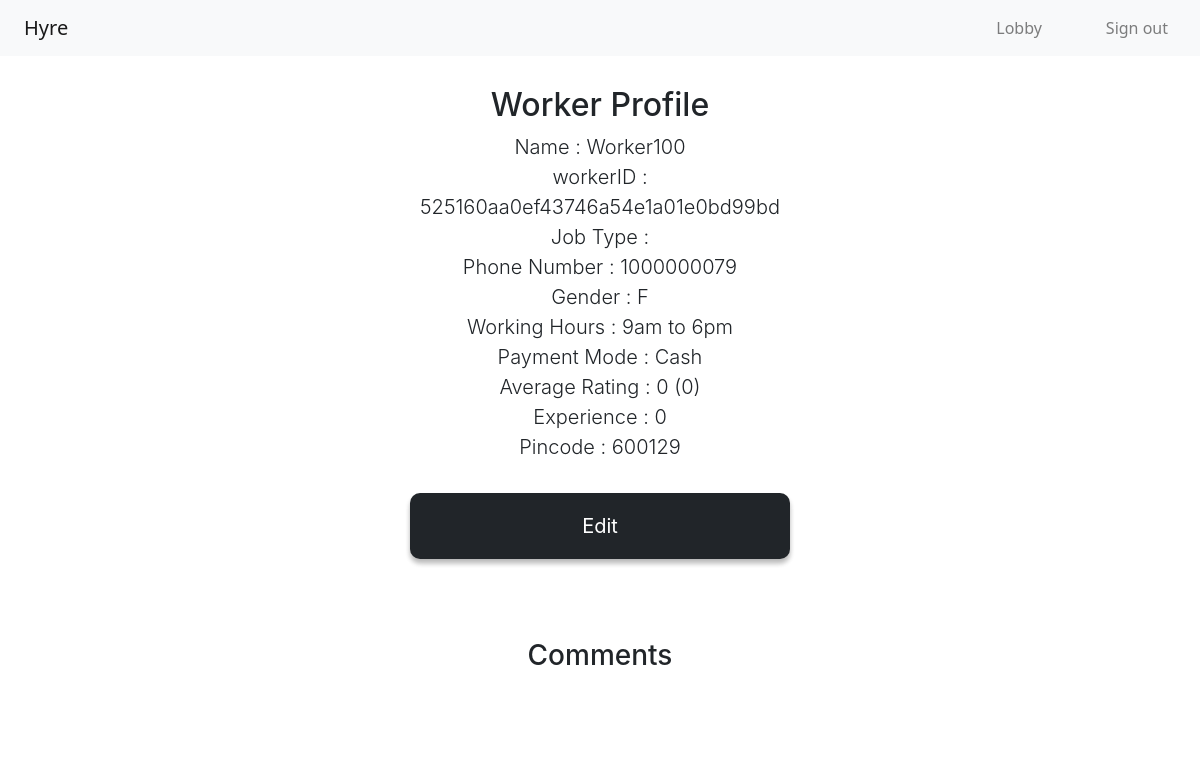
Page /workerProfile.php (signed in) on the committed database.
### tables this page shows
CREATE TABLE `worker` (
  `workerID` varchar(32) NOT NULL,
  `workerName` varchar(30) NOT NULL,
  `jobType` varchar(30) NOT NULL,
  `workingHours` varchar(20) NOT NULL DEFAULT '9am to 6pm',
  `experience` tinyint(11) NOT NULL,
  `paymentMode` varchar(50) NOT NULL DEFAULT 'Cash',
  `photo` blob NOT NULL,
  `reputationCount` int(11) NOT NULL DEFAULT 0,
  `averageRating` float NOT NULL DEFAULT 0,
  `ratingCount` smallint(6) NOT NULL DEFAULT 0
);

CREATE TABLE `account` (
  `name` varchar(30) NOT NULL,
  `phoneNumber` bigint(10) NOT NULL,
  `gender` char(1) NOT NULL DEFAULT 'M',
  `dOB` date NOT NULL,
  `pincode` int(6) NOT NULL,
  `aadhaar` bigint(16) NOT NULL,
  `password` varchar(32) NOT NULL,
  `userType` char(1) NOT NULL DEFAULT 'W',
  `ID` varchar(32) NOT NULL,
  `accountStatus` tinyint(4) NOT NULL DEFAULT 1,
  `reportCount` smallint(6) NOT NULL DEFAULT 0
);

### workerProfile.php (the view, shortened to what this page needs)
<?php
include 'config.php' ;
if( $_SESSION['userType'] ){
    $workerID = "" ;
    if( isset($_GET['workerID']) ){
        $workerID = $_GET['workerID'] ;
    }
    else if( $_SESSION['userType'] == "W"){
        $workerID = $_SESSION['ID'] ;
    }
    else{
        header("location:searchWorker.php") ;
    }
    $selectWorkers = "SELECT * FROM worker,account where worker.workerID=account.ID and workerID = '$workerID' ";
    $result = mysqli_query( $conn, $selectWorkers ) ;
    $row = mysqli_fetch_assoc($result) ;
    $workerID = $row['workerID'] ;
    $name = $row['workerName'] ;
    $jobType = $row['jobType'] ;
    $workingHours = $row['workingHours'] ;
    $phoneNumber = $row['phoneNumber'] ;
    $gender = $row['gender'] ;
    $averageRating = $row['averageRating'] ;
    $ratingCount = $row['ratingCount'] ;
    $paymentMode = $row['paymentMode'] ;
    $experience = $row['experience'] ;
    $pincode = $row['pincode'] ;
?>
<!DOCTYPE html>
<html>
    <head>
        <link rel="stylesheet" type="text/css" href="1Level/darkTheme.css">
        <link rel="stylesheet" href="https://cdn.jsdelivr.net/npm/bootstrap@4.0.0/dist/css/bootstrap.min.css">
    <link href="https://cdn.jsdelivr.net/npm/bootstrap@5.2.0-beta1/dist/css/bootstrap.min.css" rel="stylesheet">
</head>
    <body>
    <nav class="navbar navbar-expand-lg navbar-light bg-light">
        <a class="navbar-brand ms-4" href="index.html">Hyre</a>
        <div class="collapse navbar-collapse" id="navbarToggleButton">
        <ul class="navbar-nav px-4 ms-auto">
            <li class="nav-item"><a class="nav-link" href='mainlobby.php'>Lobby</a></li>
        </ul>
        <ul class="navbar-nav px-4">
            <li class="nav-item"><a class="nav-link" href='logout.php'>Sign out</a></li>
        </ul>
        </div>
    </nav>
            <div class="form">
                <h2 style='text-align:center'>Worker Profile</h2>
                <?php
                echo "<p>Name : $name<br> workerID : $workerID<br>";
                echo "Job Type : $jobType<br> Phone Number : $phoneNumber<br>Gender : $gender<br>Working Hours : $workingHours<br>" ;
                echo "Payment Mode : $paymentMode<br>Average Rating : $averageRating ($ratingCount)<br>Experience : $experience<br>Pincode : $pincode<br>" ;
                if( $_SESSION['userType'] == "C" ){
                    echo "<div style='text-align:center;'><h3 style='font-size:1.25rem;font-weight:300; margin-top:20px; margin-bottom:20px'><a href='book.php?workerID=$workerID' id='submit-button'><button style='border-radius:7px'>Book Request</button></a></h3></div>" ;
                }
                else{
                    ?>
                    <div><button type="button" onclick="location.href='editWorkerDetails.php'" name="editWorkerDetails" id="submit-button" style="margin-top:15px;  border-radius:5px">Edit</button></div>
                    <?php
                }
                ?>
            </div>
            <div class="form">
                <h3 style='text-align:center'>Comments</h3>
            </div>
    </body>
 </html>
 <?php
    }
    else{
        header("location:index.html") ;
    }
?>

### 1Level/darkTheme.css (style rules this page uses)
h2 { font-weight: 400; margin-bottom: 35px; color: rgb(33, 37, 41); font-family: -apple-system,system-ui,BlinkMacSystemFont,"Segoe UI",Roboto,"Helvetica Neue",Arial,sans-serif; text-align: center; margin-bottom: 10px; }
body { background-color: rgb(255, 255, 255); }
.form { margin: auto; padding-left: 50px; padding-right: 50px; padding-bottom: 50px; padding-top: 30px; background-color: white; min-height: xxx; overflow: hidden; width: 40%; border-radius: 15px; font-family: -apple-system,system-ui,BlinkMacSystemFont,"Segoe UI",Roboto,"Helvetica Neue",Arial,sans-serif; line-height: 180%; color: rgb(33, 37, 41); font-size: 17px; font-size: 1.25rem; font-weight: 300; }
h3 { font-family: -apple-system,system-ui,BlinkMacSystemFont,"Segoe UI",Roboto,"Helvetica Neue",Arial,sans-serif; font-weight: normal; font-stretch: narrower; color: rgb(33, 37, 41); font-size:1.25rem; }
button { font-size: 17px; padding: 15px; top:50%; background-color: rgb(33, 37, 41); color: white; border: none; border-radius: 10px !important; box-shadow: 0 4px 5px 0 rgba(0,0,0,0.2), 0 5px 5px 0 rgba(0,0,0,0.1); font-family: -apple-system,system-ui,BlinkMacSystemFont,"Segoe UI",Roboto,"Helvetica Neue",Arial,sans-serif; color: rgb(255, 255, 255); width: 30%; }
::placeholder { color: rgb(198, 198, 198); }
#submit-button { width: 100%; }
p { color: rgb(33, 37, 41); text-align: center; font-size: 20px; line-height: 30px; font-family: -apple-system,system-ui,BlinkMacSystemFont,"Segoe UI",Roboto,"Helvetica Neue",Arial,sans-serif; }
* { -webkit-box-sizing: border-box; -moz-box-sizing: border-box; box-sizing: border-box; }
button { transition-duration: 0.4s; }
a, a:hover, a:focus, a:active { text-decoration: none; color: inherit; }

### rows in the picture
worker: workerName "Worker100", workerID "525160aa0ef43746a54e1a01e0bd99bd", account.phoneNumber "1000000079", account.gender "F", workingHours "9am to 6pm", paymentMode "Cash", averageRating "0", ratingCount "0", experience "0", account.pincode "600129"
